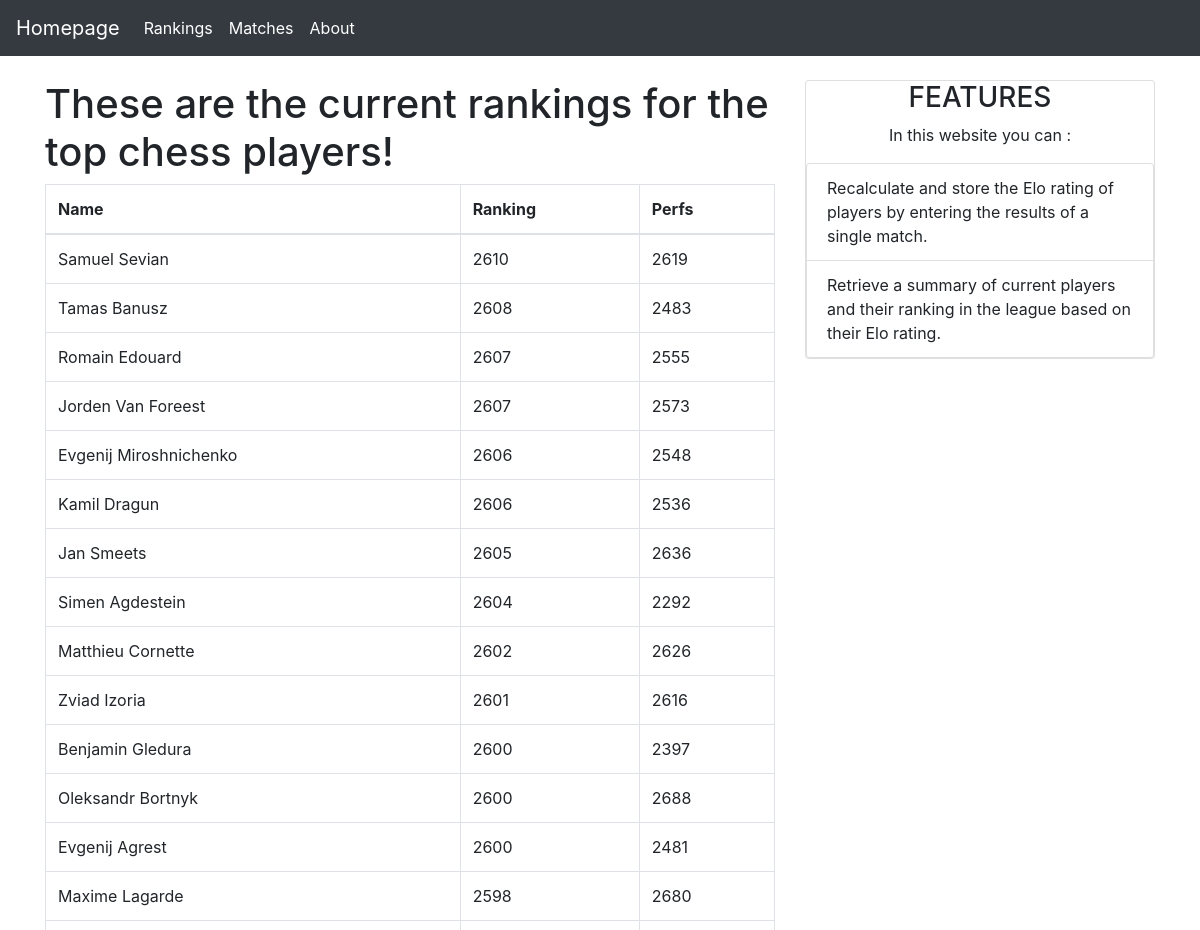
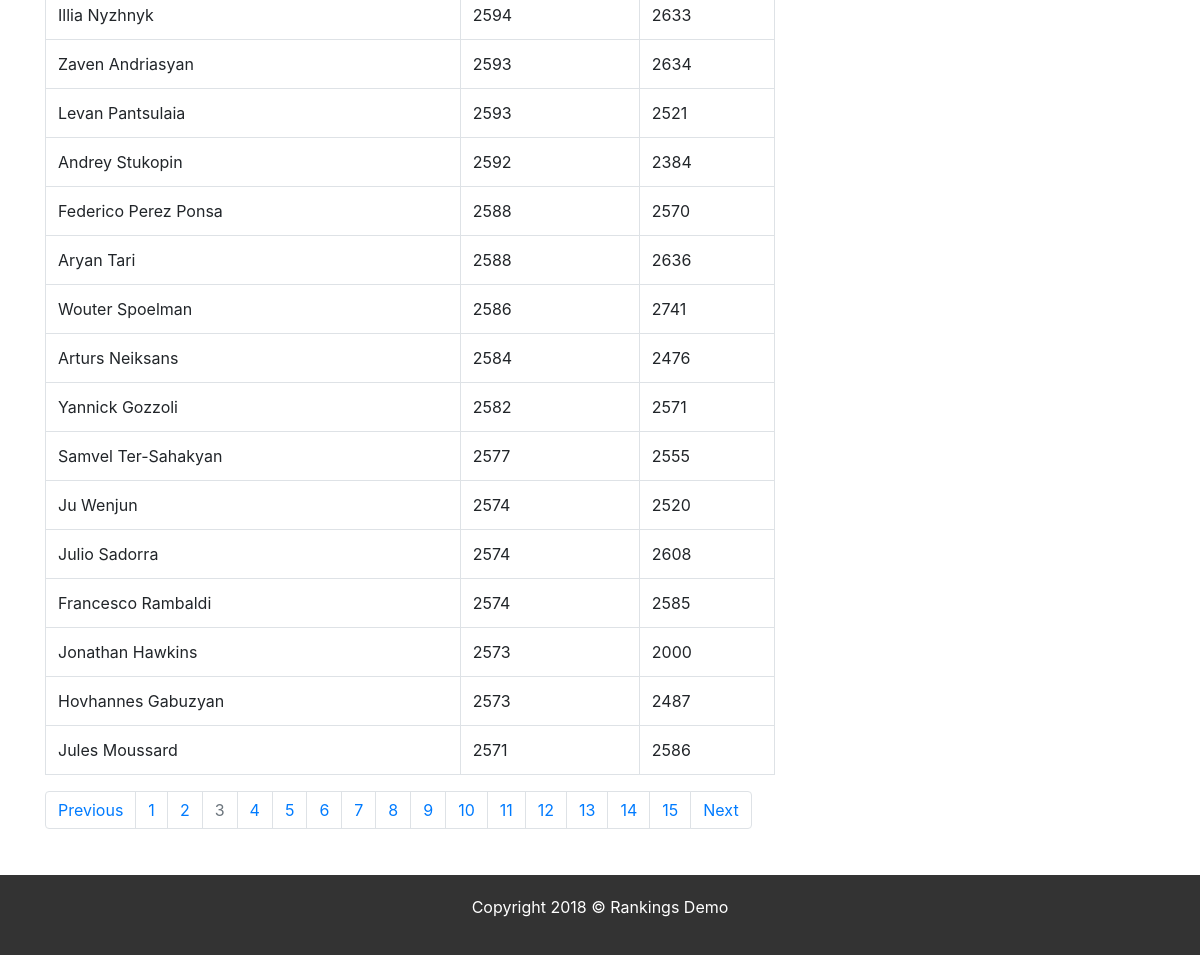
Screenshot of /rankings/?page=3 with the database file from the repository (2 pictures, top to bottom).
### rankings/models.py (models this page shows, shortened)
class Player(models.Model):
    name = models.CharField(max_length = 100)
    ranking = models.IntegerField(default= 22)
    performances = models.IntegerField(default= 0)

### rankings/views.py (the view)
# urls.py: url(r'^rankings/$', views.index, name = 'index'),
def index(request):
    all_players = Player.objects.all().order_by("-ranking")
    page = request.GET.get('page', 1)
    paginator = Paginator(all_players, 30)
    try:
        players = paginator.page(page)
    except PageNotAnInteger:
        players = paginator.page(1)
    except EmptyPage:
        players = paginator.page(paginator.num_pages)
    return render(request, 'rankings/index.html', {'players': players})

### rankings/templates/rankings/index.html
{% extends 'rankings/includes/basiclayout.html' %}
{% block mainbody %}
    {% if players %}
    <h1> These are the current rankings for the top chess players! </h1>
    <table class="table table-bordered">
      <thead>
        <tr>
          <th>Name</th>
          <th>Ranking</th>
          <th>Perfs</th>
        </tr>
      </thead>
      <tbody>
        {% for player in players %}
          <tr>
            <td>{{ player.name }}</td>
            <td>{{ player.ranking }}</td>
            <td>{{ player.performances }}</td>
          </tr>
        {% endfor %}
      </tbody>
    </table>
    {% if players.has_other_pages %}
        <nav aria-label="Page navigation example">
          <ul class="pagination">
            {% if players.has_previous %}
              <li class="page-item" ><a class="page-link" href="?page={{ players.previous_page_number }}">Previous</a></li>
            {% else %}
              <li class="page-item disabled"><a class="page-link" href="#">Previous</a></li>
            {% endif %}
            {% for i in players.paginator.page_range %}
              {% if players.number == i %}
                <li class="page-item disabled" class="active"><a class="page-link" href="#">{{ i }}</a></li>
              {% else %}
                <li class="page-item" ><a class="page-link" href="?page={{ i }}">{{ i }}</a></li>
              {% endif %}
            {% endfor %}
            {% if players.has_next %}
              <li class="page-item"><a class="page-link"href="?page={{ players.next_page_number }}">Next</a></li>
            {% else %}
              <li class="page-item disabled"><a class="page-link"href="#">Next</a></li>
            {% endif %}
          </ul>
        </nav>
    {% endif %}
    {% else %}
        <h1>You need to migrate the database to see the players' rankings</h1>
    {% endif %}
{% endblock %}

### rankings/static/rankings/style.css (style rules this page uses)
body { background-color: whitesmoke; }

### rows the page displays
Player: name "Samuel Sevian", ranking "2610", performances "2619"
Player: name "Tamas Banusz", ranking "2608", performances "2483"
Player: name "Romain Edouard", ranking "2607", performances "2555"
Player: name "Jorden Van Foreest", ranking "2607", performances "2573"
Player: name "Evgenij Miroshnichenko", ranking "2606", performances "2548"
Player: name "Kamil Dragun", ranking "2606", performances "2536"
Player: name "Jan Smeets", ranking "2605", performances "2636"
Player: name "Simen Agdestein", ranking "2604", performances "2292"
Player: name "Matthieu Cornette", ranking "2602", performances "2626"
Player: name "Zviad Izoria", ranking "2601", performances "2616"
Player: name "Benjamin Gledura", ranking "2600", performances "2397"
Player: name "Oleksandr Bortnyk", ranking "2600", performances "2688"
Player: name "Evgenij Agrest", ranking "2600", performances "2481"
Player: name "Maxime Lagarde", ranking "2598", performances "2680"
Player: name "Illia Nyzhnyk", ranking "2594", performances "2633"
Player: name "Zaven Andriasyan", ranking "2593", performances "2634"
Player: name "Levan Pantsulaia", ranking "2593", performances "2521"
Player: name "Andrey Stukopin", ranking "2592", performances "2384"
Player: name "Federico Perez Ponsa", ranking "2588", performances "2570"
Player: name "Aryan Tari", ranking "2588", performances "2636"
Player: name "Wouter Spoelman", ranking "2586", performances "2741"
Player: name "Arturs Neiksans", ranking "2584", performances "2476"
Player: name "Yannick Gozzoli", ranking "2582", performances "2571"
Player: name "Samvel Ter-Sahakyan", ranking "2577", performances "2555"
Player: name "Ju Wenjun", ranking "2574", performances "2520"
Player: name "Julio Sadorra", ranking "2574", performances "2608"
Player: name "Francesco Rambaldi", ranking "2574", performances "2585"
Player: name "Jonathan Hawkins", ranking "2573", performances "2000"
Player: name "Hovhannes Gabuzyan", ranking "2573", performances "2487"
Player: name "Jules Moussard", ranking "2571", performances "2586"

### other values shown
{{ i }} "1" "2" "4" "5" "6" "7" "8" "9" "10" "11" "12" "13" "14" "15"
{{ i }} "3"
